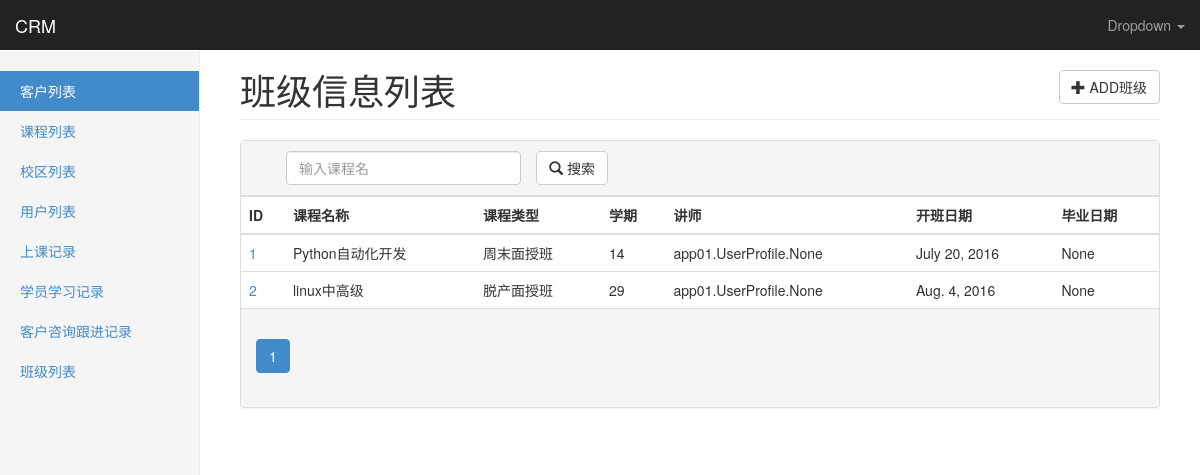
Page /crm/classlists/ on the committed database.
### app01/models.py (models this page shows, shortened)
class ClassList(models.Model):
    course = models.ForeignKey(Course)
    course_type = models.CharField(u'课程类型',choices=class_type_choices,max_length=32)
    semester = models.IntegerField(u'学期')
    start_date = models.DateField(u'开班日期')
    graduate_date = models.DateField(u'毕业日期',blank=True,null=True)
    teachers = models.ManyToManyField(UserProfile,verbose_name=u'讲师')
    class Meta:
        verbose_name = u'班级列表'
        verbose_name_plural = u'班级列表'
        unique_together = ('course','course_type','semester')

class Course(models.Model):
    name = models.CharField(u'课程名称',max_length=128,unique=True)
    price = models.IntegerField(u'面授价格')
    online_price = models.IntegerField(u'网络班价格')
    brief = models.TextField(u'课程简介')
    def __str__(self):
        return self.name

### app01/views.py (the view)
# urls.py: url(r'^classlists/(\d+)/$', views.classlist_detail,name='classlist_detail'),
def classlists(request):
    data_dic = build_search_param(request, models.ClassList)
    return render(request,'app01/classlists.html',data_dic)

### app01/forms.py (called while the page is built, shortened)
def get_filter_fields(cls):
    filter_fields = settings.FILTER_FIELDS.get(cls.__name__)
    if filter_fields is None:
        return None

### app01/templatetags/custom_tags.py (called while the page is built, shortened)
@register.simple_tag
def pagination_bar(lists,search_str,find_list):
    page_ele = '<ul class="pagination">'
    for page_num in lists.paginator.page_range:
        offset = abs(lists.number - page_num)
        if offset < 3:
            if lists.number == page_num:
                page_ele += '<li class ="active" >'
            else:
                page_ele += '<li class ="" >'
            if len(find_list) == 2:
                page_ele += '<a href="?page=%s%s&%s=%s" > %s </a> </li>' % (page_num,search_str,find_list[0],find_list[1],page_num)
            else:
                page_ele += '<a href="?page=%s%s" > %s </a> </li>' % (page_num, search_str, page_num)
    page_ele += '</ul>'
    return format_html(page_ele)

### templates/app01/classlists.html (shortened to what this page needs)
{% extends 'base.html' %}
{% load custom_tags %}
{% block page-header %}
班级信息列表
<a href="{% url 'course_add' %}">
    <button type="button" class="btn btn-default pull-right">
      <span class="glyphicon glyphicon-plus"></span> ADD班级
    </button>
</a>
{% endblock %}
{% block page-content %}
<div class="panel panel-default">
    <div class="panel-heading" id="panel-heading">
        <div class="col-md-9 " >
            <form action="{% url url_alias %}?page=1{{ search_str }}" method="GET">
                <div class="col-md-5">
                    <input name="find__course__name" class="form-control" type="text" value="{{ find_list.1 }}" placeholder="输入课程名" minlength="1" maxlength="20" required>
                </div>
                <div class="col-md-3 search-button">
                    <button type="submit" id="btn-submit" class="btn btn-default">
                        <span class="glyphicon glyphicon-search"></span> 搜索
                    </button>
                </div>
            </form>
        </div>
    </div>
    <table class="table table-hover">
    <thead>
    <tr>
        <th>ID</th>
        <th>课程名称</th>
        <th>课程类型</th>
        <th>学期</th>
        <th>讲师</th>
        <th>开班日期</th>
        <th>毕业日期</th>
    </tr>
    </thead>
    <tbody>
    {% for data in data_list %}
        <tr>
            <td><a href="{% url 'classlist_detail' data.id %}">{{ data.id }}</a></td>
            <td>{{ data.course }}</td>
            <td>{{ data.get_course_type_display }}</td>
            <td>{{ data.semester }}</td>
            <td>{{ data.teachers }}</td>
            <td>{{ data.start_date }}</td>
            <td>{{ data.graduate_date }}</td>
        </tr>
    {% endfor %}
    </tbody>
</table>
    <div class="panel-footer">
        <nav>{% pagination_bar data_list search_str find_list %}</nav>
    </div>
</div>
{% endblock %}

### statics/css/custom.css (style rules this page uses)
#panel-heading { float:none;overflow: hidden; }
#panel-heading .search-button,#panel-heading .search-more-button { padding-left: 0px; }

### rows in the picture
ClassList: id "1", course "Python自动化开发", course_type "周末面授班", semester "14", teachers "app01.UserProfile.None", start_date "July 20, 2016", graduate_date "None"
ClassList: id "2", course "linux中高级", course_type "脱产面授班", semester "29", teachers "app01.UserProfile.None", start_date "Aug. 4, 2016", graduate_date "None"
